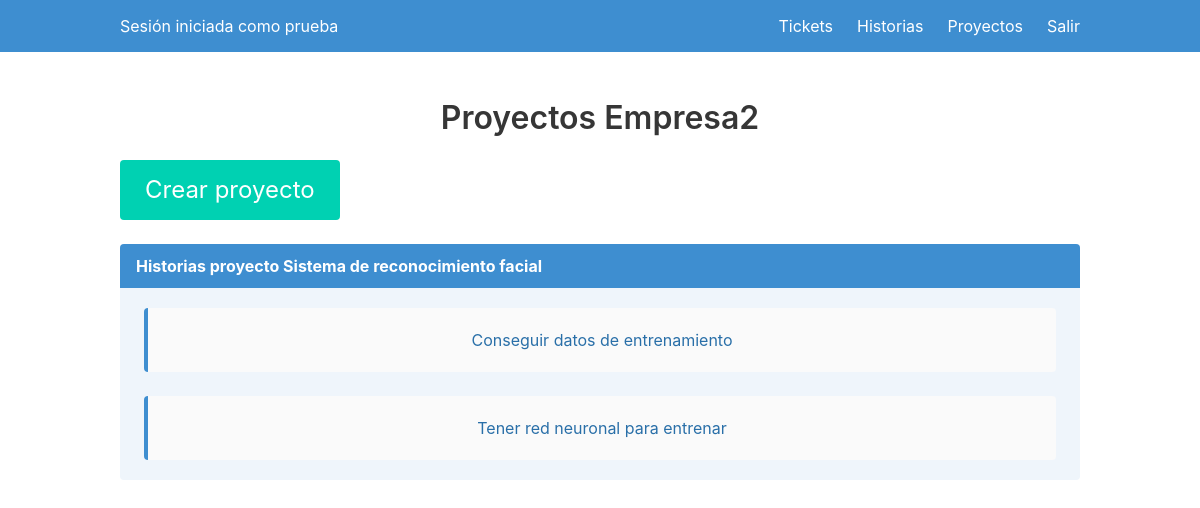
/proyectos (signed in), run on the app's committed database.
### models.py (models this page shows, shortened)
class Usuario(UserMixin, bd.Model):
    __tablename__ = 'Usuarios'
    Cc = bd.Column(bd.Integer, primary_key=True)
    Nombre = bd.Column(bd.String(50), unique=True)
    eMail = bd.Column(bd.String(50), unique=True)
    Nit_empresa = bd.Column(bd.Integer, bd.ForeignKey('Empresas.Nit'), nullable=False)
    Contrasena = bd.Column(bd.String(100))

class Empresa(UserMixin, bd.Model):
    __tablename__ = 'Empresas'
    Nit = bd.Column(bd.Integer, primary_key=True)
    Nombre = bd.Column(bd.String(50), unique=True)
    Tel = bd.Column(bd.Integer)
    Dir = bd.Column(bd.String(50))
    eMail = bd.Column(bd.String(50), unique=True)
    Usuarios = bd.relationship('Usuario')

class Proyecto(UserMixin, bd.Model):
    __tablename__ = 'Proyectos'
    Id = bd.Column(bd.Integer, primary_key=True)
    Nombre = bd.Column(bd.String(50))
    Nit_empresa = bd.Column(bd.Integer, bd.ForeignKey('Empresas.Nit'), nullable=False)

class Historia(UserMixin, bd.Model):
    __tablename__ = 'Historias'
    Id = bd.Column(bd.Integer, primary_key=True)
    Descr = bd.Column(bd.String(500))
    Id_Proyecto = bd.Column(bd.Integer, bd.ForeignKey('Proyectos.Id'), nullable=False)
    Id_Usuario = bd.Column(bd.Integer,bd.ForeignKey('Usuarios.Cc'), nullable=False)

### main.py (the view)
@main.route('/proyectos')
@login_required
def proyectos():
    proyectos = Proyecto.query.filter(Proyecto.Nit_empresa == current_user.Nit_empresa)
    empresas = Empresa.query.filter(Empresa.Nit == current_user.Nit_empresa)
    historias = Historia.query.all()
    return render_template('proyectos.html',proyectos=proyectos, empresas=empresas,historias=historias)

### __init__.py (called while the page is built)
def create_app():
    app = Flask(__name__)
    app.config['SECRET_KEY'] = b"'\xb2\xfe\x86T:\xd0\x8b\x94MI\xe3$\xc4\xd5\x0c"
    app.config['SQLALCHEMY_DATABASE_URI'] = 'sqlite:///BD/db.sqlite'
    bd.init_app(app)
    from .models import Empresa, Usuario, Proyecto, Historia
    login_manager = LoginManager()
    login_manager.login_view = 'auth.entrar'
    login_manager.login_message = "Se necesita estar autenticado para acceder a esta página"
    login_manager.login_message_category = "warning"
    login_manager.init_app(app)
    @login_manager.user_loader
    def load_user(user_id):
        return Usuario.query.get(int(user_id))
    from .auth import auth as auth_blueprint
    app.register_blueprint(auth_blueprint)
    from .main import main as main_blueprint
    app.register_blueprint(main_blueprint)
    return app

### templates/proyectos.html (shortened to what this page needs)
{% extends "base.html" %}
{% block content %}
<h1 class="title">
    {% for empresa in empresas %}
        Proyectos {{empresa.Nombre}}<br>
    {% endfor %}
</h1>
<div class="container">
<div class="buttons">
    <button class="button is-primary is-large modal-button" data-target="modal-ticket">Crear proyecto</button>
</div>
<div class="container">
    {% for proyecto in proyectos %}
        <article class="message is-info" name={{proyecto.Id}}>
            <div class="message-header">
                <p>Historias proyecto {{proyecto.Nombre}}</p>
            </div>
            <div class="message-body">
                {% for historia in historias %}
                    {% if historia.Id_Proyecto == proyecto.Id %}
                        <article class="message is-dark">
                            <div class="message-body">
                                <p>{{historia.Descr}}</p>
                            </div>
                        </article>
                    {% endif %}
                {% endfor %}
            </div>
        </article>
    {% endfor %}
</div>
{% endblock %}

### templates/base.html (shortened to what this page needs)
<!DOCTYPE html>
<html>
<head>
    <link rel="stylesheet" href="https://cdn.jsdelivr.net/npm/bulma@0.9.3/css/bulma.min.css" />
</head>
<body>
    <div class="hero-head">
        <nav class="navbar is-info">
            <div class="container">
                <div class="navbar-brand">
                    {% if current_user.is_authenticated %}
                        <div class="navbar-item">
                            Sesión iniciada como {{current_user.Nombre}}
                        </div>
                    {% endif %}
                    </div>
                <div id="navbarMenu" class="navbar-menu is-info">
                    <div class="navbar-end">
                        {% if current_user.is_authenticated %}
                            <a href="{{ url_for('main.index') }}" class="navbar-item">
                                Tickets
                            </a>
                            <a href="{{ url_for('main.historias') }}" class="navbar-item">
                                Historias
                            </a>
                            <a href="{{ url_for('main.proyectos') }}" class="navbar-item">
                                Proyectos
                            </a>
                        {% endif %}
                        {% if current_user.is_authenticated %}
                            <a href="{{ url_for('auth.salir') }}" class="navbar-item">
                                Salir
                            </a>
                        {% endif %}
                    </div>
                </div>
            </div>
        </nav>
    </div>
    <div class="hero-body">
        <div class="container has-text-centered">
            {% block content %}
            {% endblock %}
        </div>
    </div>
</body>
</html>

### data on the page
Usuario: Nombre "prueba"
Empresa: Nombre "Empresa2"
Proyecto: Nombre "Sistema de reconocimiento facial"
Historia: Descr "Conseguir datos de entrenamiento"
Historia: Descr "Tener red neuronal para entrenar"
